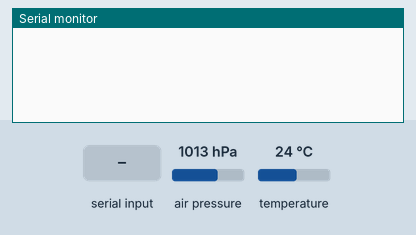
Recording of a sketch running on a simulated Arduino Uno, built with avr-gcc and run on an emulated ATmega328P. On the bench: the last lines printed to the serial monitor. The inputs (shaded band) are chosen by the test bench; at power-on: air pressure 1013 hPa, temperature 24 °C.

Above: at 1.2 s.
1.3 s: "bmp\n" received over Serial
At 1.6 s:
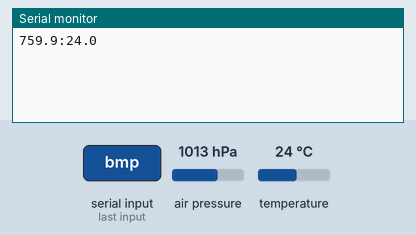
2.8 s: byte 10 ('\n') received over Serial
At 3.7 s:
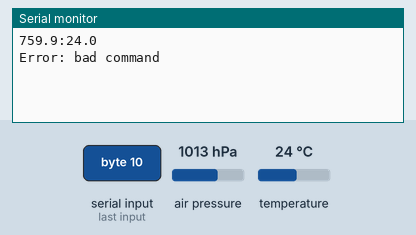
4.3 s: "90:45\n" received over Serial
At 5.0 s:
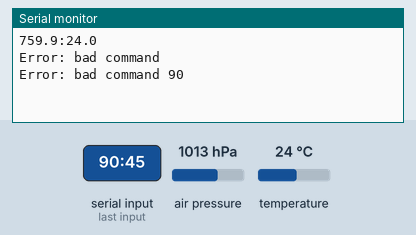

The sketch:

BMP085.ino
```cpp
#include <Wire.h>
#include <Adafruit_BMP085.h>  // https://github.com/adafruit/Adafruit-BMP085-Library

boolean stringComplete = false;  // Данные c Serial прочитаны
String command = "";  // Тип выполняемой операции
String param = "";  // Параметр, передаваемый функции
boolean param_read = false;

void setup() {
  Serial.begin(9600);
  command.reserve(8);
  param.reserve(8);
}

void loop() {
  serialEvent();

  if (stringComplete) {
    if (command == "bmp") {
      bmp085_get(param.toFloat());
    }
    else errorPrint("bad command " + command);

    stringComplete = false;
    command = "";
    param = "";
    param_read = false;
  }
}

void serialEvent() {
  /*
    Входная срока состоит из команды и параметра
    Например, dht22:10:
    dht22 - получить данные с датчика температуры DHT22;
    10 - датчик подключен к 10 выводу.
  */

  while (Serial.available()) {
    char inChar = (char)Serial.read();

    if (inChar == '\n') stringComplete = true;
    else if (!param_read && inChar == ':') param_read = true;
    else {
      if (param_read) param += inChar;
      else command += inChar;
    }
  }
}

void errorPrint(String err) {
  /* Функция вывода ошибки */

  Serial.println("Error: " + err);
}

void bmp085_get(int alt) {
  /* Функция для работы с датчиком BMP085/BMP180 (он же GY-68).

    На входе: alt - высота над уровне море, где установлен датчик.
    Функция генерирует текстовые данные, вида "p:t", где:
    p - значение атмосферного давленя в мм рт.ст.;
    t - значение температуры в градусах Цельсия.
  */

  // Инициализация датчика давления
  Adafruit_BMP085 bmp;

  if (!bmp.begin()) errorPrint("could not find a valid BMP085 sensor!");
  else {
    char buff_press[10], buff_temp[10];
    float pressure, temp;

    temp = bmp.readTemperature();
    pressure = (bmp.readSealevelPressure(alt)/133.3);

    if (isnan(temp) || isnan(pressure)) errorPrint("failed to read from BMP sensor!");

    dtostrf(temp, 3, 1, buff_temp);
    dtostrf(pressure, 3, 1, buff_press);
    Serial.print(buff_press);
    Serial.print(":");
    Serial.println(buff_temp);
  }
}
```

Measured:
- after the input at 1.3 s, the serial monitor: prints a new line at once (image 1)
- after the input at 2.8 s, the serial monitor: prints a new line at once (image 2)
- after the input at 4.3 s, the serial monitor: prints a new line at once (image 3)
